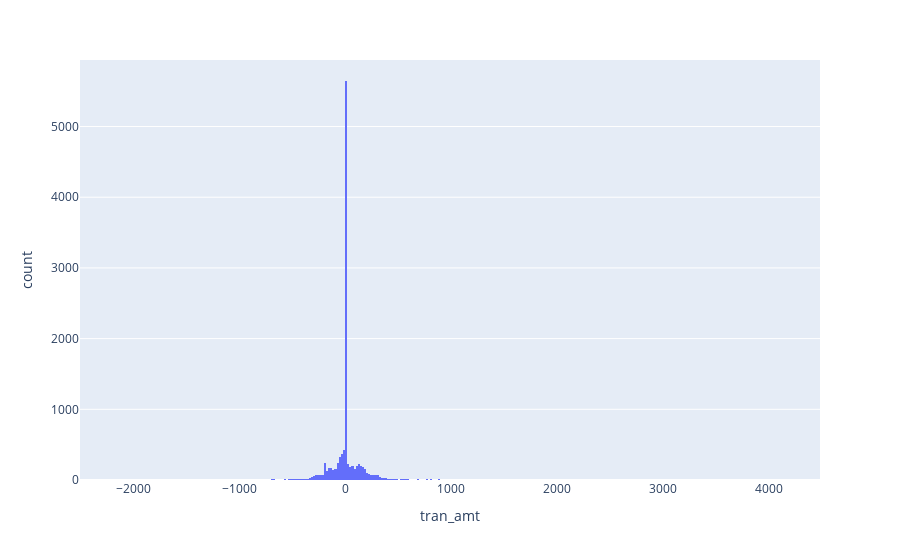

Notebook cell for this chart:
### Code cell
px.histogram(dfsavings_tran,x='tran_amt')

### Figure 1 — Plotly figure (JSON) as saved in the notebook; plotly's stock layout.template omitted (floating-point values rounded to 4 significant figures; data arrays with more than 128 entries replaced by an {"elided": "..."} marker saying what was removed)
{"data": [{"alignmentgroup": "True", "bingroup": "x", "hovertemplate": "tran_amt=%{x}<br>count=%{y}<extra></extra>", "legendgroup": "", "marker": {"color": "#636efa", "pattern": {"shape": ""}}, "name": "", "offsetgroup": "", "orientation": "v", "showlegend": false, "type": "histogram", "x": {"elided": "11189 float values"}, "xaxis": "x", "yaxis": "y"}], "layout": {"barmode": "relative", "legend": {"tracegroupgap": 0}, "margin": {"t": 60}, "xaxis": {"anchor": "y", "domain": [0, 1], "title": {"text": "tran_amt"}}, "yaxis": {"anchor": "x", "domain": [0, 1], "title": {"text": "count"}}}}
